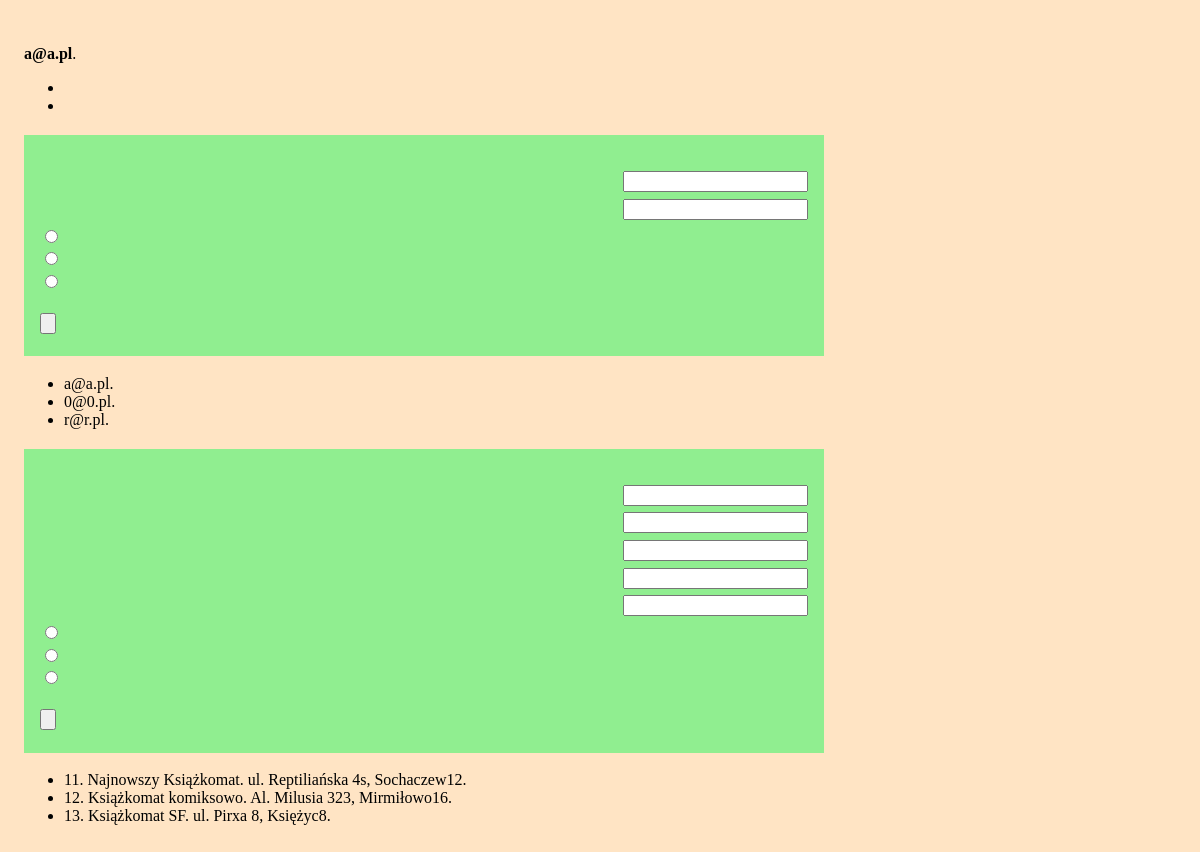
/admin.php (signed in), run on an earlier commit of the app's database.
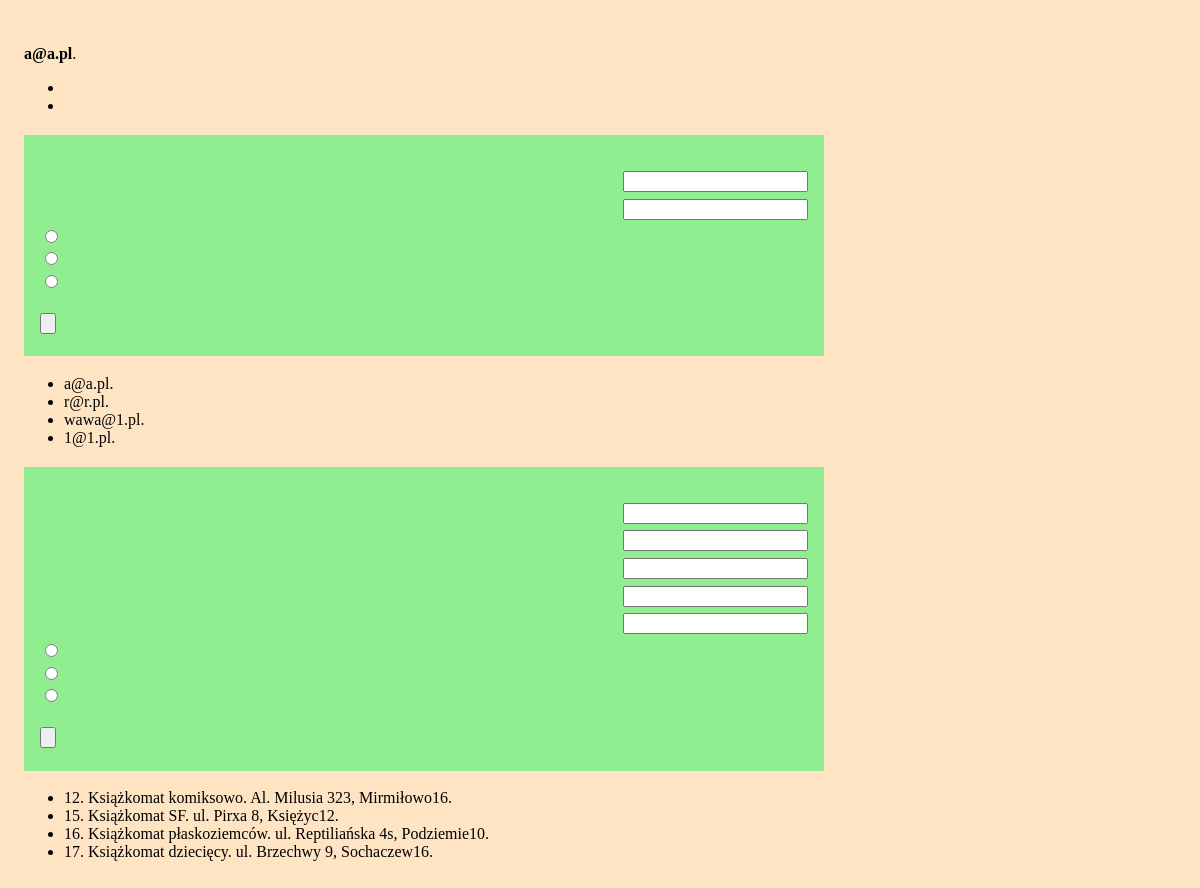
And on a later commit of the database.
### tables this page shows
CREATE TABLE "librarian" (
    "librarian_id" INTEGER PRIMARY KEY AUTOINCREMENT NOT NULL,
    "librarian_name" text,
    "librarian_pass" TEXT,
    "librarian_level" INTEGER
);

CREATE TABLE "unit" (
    "unit_id" INTEGER PRIMARY KEY AUTOINCREMENT NOT NULL,
    "unit_name" TEXT,
    "unit_address" TEXT,
    "number_columns" INTEGER,
    "number_box" INTEGER
);

### admin.php (the view, shortened to what this page needs)
<?php
require 'config.php';
$db = new MyDB($dbfile);
$stm = $db->query("SELECT librarian_name FROM librarian");
while ($row = $stm->fetchArray(1)) {
    $librarian_name = $row['librarian_name'];
    $librarian = "<li>" . $librarian_name . ".</li>";
    $all_librarians .= $librarian;
}
$stm = $db->query("SELECT unit_id, unit_name, unit_address, number_box FROM unit");
while ($row = $stm->fetchArray(1)) {
    $unit_id = $row['unit_id'];
    $unit_name = $row['unit_name'];
    $unit_address = $row['unit_address'];
    $unit_size = $row['number_box'];
    $unit = "<li>" . $info['id'] . $unit_id . ". " . $unit_name . ". " . $unit_address . $info['lockers'] . $unit_size . ".</li>";
    $all_units .= $unit;
}
echo $page_head . "\n\t\t<title>" . $info['admin_title']; ?></title>
</head>
<body>
    <?php
    if (isset($_SESSION["name"])) {
    ?>
        <header class="page-header">
            <?php echo $info['admin_login_info'] . " <b>" . $_SESSION['name']; ?></b>.<br>
        </header>
        <nav>
            <ul>
                <li><?php echo $info['admin_logout']; ?></li>
                <li><?php echo $info['machine_page']; ?></li>
            </ul>
        </nav>
        <main role="main">
            <section>
                <div class="edycja">
                    <form name="admin_librarians" method="post" action="" class="">
                        <div class="flekser">
                            <label for="librarian_login"><?php echo $info['login_name']; ?></label> <input type="text" class="" id="id-librarian_login" name="librarian_login">
                        </div>
                        <div class="flekser">
                            <label for="librarian_pass"><?php echo $info['login_pass']; ?></label> <input type="password" class="" id="id-librarian_pass" name="librarian_pass">
                        </div>
                        <div>
                            <div>
                                <input type="radio" id="librarian_add" name="librarian" value="0"> <label for="librarian_add"><?php echo $info['add'] . " " . $info['account']; ?></label>
                            </div>
                            <div>
                                <input type="radio" id="librarian_remove" name="librarian" value="1"> <label for="librarian_remove"><?php echo $info['remove'] . " " . $info['account']; ?></label>
                            </div>
                            <div>
                                <input type="radio" id="librarian_update" name="librarian" value="2"> <label for="librarian_update"><?php echo $info['update'] . " " . $info['password']; ?></label>
                            </div>
                        </div><br>
                        <input type="submit" name="librarian_submit" value="<?php echo $info['send_button']; ?>">
                    </form>
                </div>
                <ul>
                    <?php echo $all_librarians; ?>
                </ul>
            </section>
            <section>
                <div class="edycja">
                    <form name="admin_machines" method="post" action="" class="">
                        <div class="flekser">
                            <input type="tekst" class="" id="id-machine_id" name="machine_id">
                        </div>
                        <div class="flekser">
                            <input type="tekst" class="" id="id-machine_name" name="machine_name">
                        </div>
                        <div class="flekser">
                            <input type="text" class="" id="id-machine_address" name="machine_address">
                        </div>
                        <div class="flekser">
                            <input type="number" class="" id="id-machine_size" name="machine_size">
                        </div>
                        <div class="flekser">
                            <input type="number" class="" id="id-machine_column" name="machine_column">
                        </div>
                        <div>
                            <div>
                                <input type="radio" id="machine_add" name="machine" value="0">
                            </div>
                            <div>
                                <input type="radio" id="machine_remove" name="machine" value="1">
                            </div>
                            <div>
                                <input type="radio" id="machine_update" name="machine" value="2">
                            </div>
                        </div><br>
                        <input type="submit" name="machine_submit" value="<?php echo $info['send_button']; ?>">
                    </form>
                </div>
                <ul>
                    <?php echo $all_units; ?>
                </ul>
            </section>
        </main>
    <?php
    } else {
        echo '<header class="page-header">
        <h1>' . $info['admin_message'] . '</h1>
        <h2><a href="login.php">' . $info["login_first"] . '</a></h2>
    </header>';
    }
    ?>
</body>
</html>

### config.php (shortened to what this page needs)
<?php
$all_units = "";
$all_librarians = "";
$page_head = "<!DOCTYPE html>
<html lang=\"pl-PL\">
    <head>
        <meta charset=\"UTF-8\" />
        <link rel=\"stylesheet\" type=\"text/css\" href=\"../style.css\" />
        <meta name=\"viewport\" content=\"width=device-width, initial-scale=1\">
        <link rel=\"icon\" type=\"image/svg+xml\" href=\"../librarycabinet.svg\">
        <link rel=\"mask-icon\" href=\"../librarycabinet.svg\" color=\"#66cd00\">";

### style.css (style rules this page uses)
.flekser { display: flex; flex-direction: row; justify-content: space-between; align-items: center; }
.edycja { background: lightgreen; color: black; padding: 1em; margin-bottom: 1em; }
input { cursor: pointer; margin-bottom: .5em; }
body { padding: 1em; background-color: bisque; max-width: 800px; }

What changed in the data, as far as the page shows it:
removed librarian: librarian_name "0@0.pl"
removed unit: unit_id "11", unit_name "Najnowszy Książkomat", unit_address "ul. Reptiliańska 4s, Sochaczew", number_box "12"
removed unit: unit_id "13", unit_name "Książkomat SF", unit_address "ul. Pirxa 8, Księżyc", number_box "8"
added librarian: librarian_name "wawa@1.pl"
added librarian: librarian_name "1@1.pl"
added unit: unit_id "15", unit_name "Książkomat SF", unit_address "ul. Pirxa 8, Księżyc", number_box "12"
added unit: unit_id "16", unit_name "Książkomat płaskoziemców", unit_address "ul. Reptiliańska 4s, Podziemie", number_box "10"
added unit: unit_id "17", unit_name "Książkomat dziecięcy", unit_address "ul. Brzechwy 9, Sochaczew", number_box "16"
